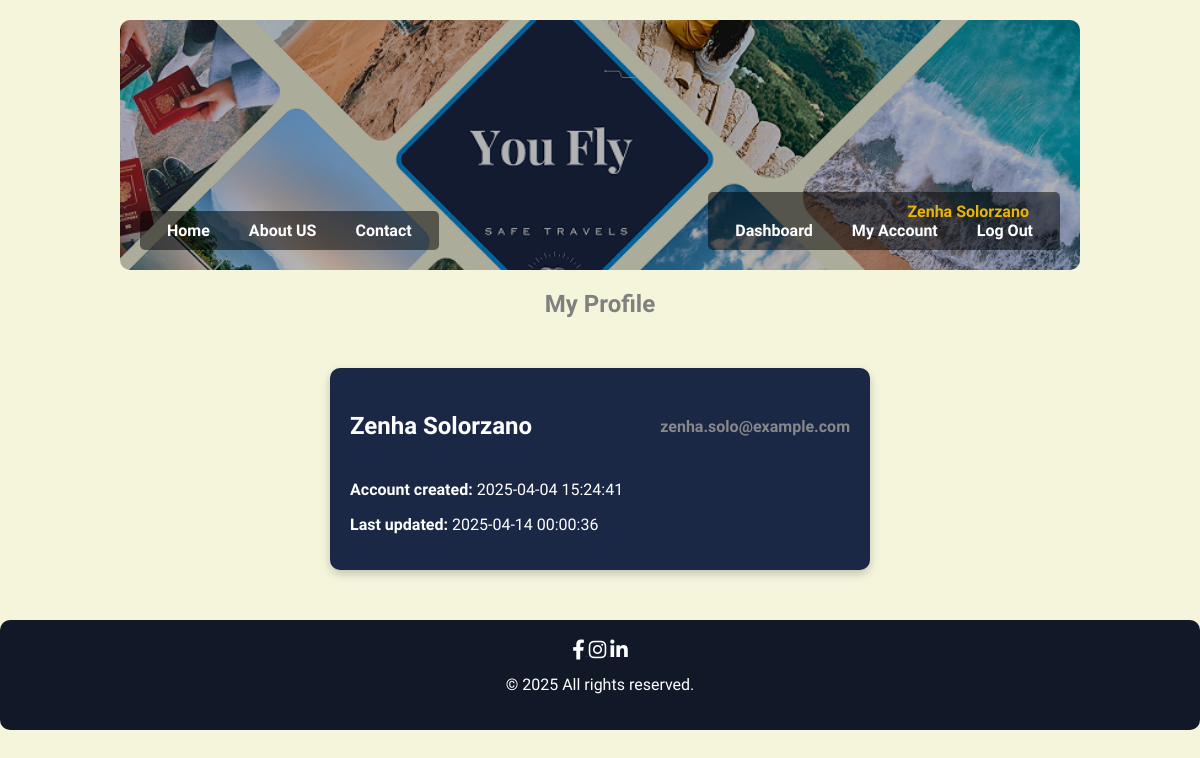
The app's page /pages/account.php (signed in) with its own data.
### tables this page shows
CREATE TABLE `users` (
  `user_id` int(11) NOT NULL,
  `fullname` varchar(250) NOT NULL,
  `email` varchar(100) NOT NULL,
  `password` varchar(255) NOT NULL,
  `created_at` datetime DEFAULT current_timestamp(),
  `updated_at` datetime DEFAULT current_timestamp() ON UPDATE current_timestamp()
);

### pages/account.php (the view, shortened to what this page needs)
<?php
include '../includes/db.php';
$user_id = $_SESSION['user_id'] ?? null;
include '../includes/header-member.php';
$sql = "SELECT fullname, email, created_at, updated_at FROM users WHERE user_id = :user_id";
$stmt = $pdo->prepare($sql);
$stmt->execute(['user_id' => $user_id]);
$user = $stmt->fetch();
?>
<link rel="stylesheet" href="../css/main.css">
<div class="register-container_dash_account">
    <h2>My Profile</h2>
    <?php if (!$user): ?>
        <div class="no-flights_account">
            <h1>User not found</h1>
        </div>
    <?php else: ?>
        <div class="flight-card_account">
            <div class="card-header_account">
                <h3 class="name_account"><?= htmlspecialchars($user['fullname']) ?></h3>
                <p class="price_account"><?= htmlspecialchars($user['email']) ?></p>
            </div>
            <div class="card-body_account">
                <p><strong>Account created:</strong> <?= htmlspecialchars($user['created_at']) ?></p>
                <p><strong>Last updated:</strong> <?= htmlspecialchars($user['updated_at']) ?></p>
            </div>
        </div>
    <?php endif; ?>
</div>
<?php include '../includes/footer.php'; ?>

### css/main.css (style rules this page uses)
html, body { margin : 0; }
body { background-color : #f5f5dcff; font-family : 'Quicksand', sans-serif; color : gray; text-align : center; }
.flight-card_account { width: 70%; max-width: 500px; margin: 50px auto; background-color: #1a2745ff; color: white; padding: 20px; border-radius: 10px; box-shadow: 0px 4px 10px rgba(0, 0, 0, 0.2); text-align: left; }
.card-header_account { display: flex; justify-content: space-between; align-items: center; }
.name_account { font-size: 1.5rem; color: white; }
.price_account { font-weight: bold; color: #888; }

### records on screen
users: fullname "Zenha Solorzano", email "zenha.solo@example.com", created_at "2025-04-04 15:24:41", updated_at "2025-04-14 00:00:36"

### other values on screen
$fullname "Zenha Solorzano"
